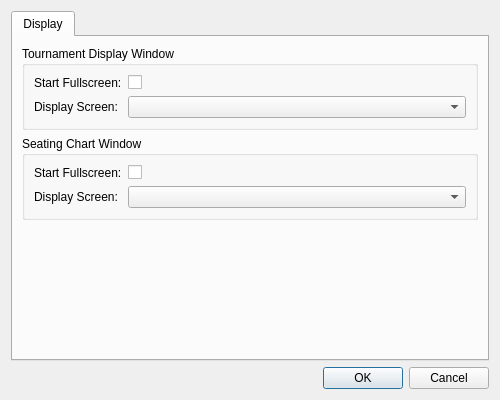
<?xml version="1.0" encoding="UTF-8"?>
<ui version="4.0">
 <class>TBSettingsDialog</class>
 <widget class="QDialog" name="TBSettingsDialog">
  <property name="geometry">
   <rect>
    <x>0</x>
    <y>0</y>
    <width>500</width>
    <height>400</height>
   </rect>
  </property>
  <property name="windowTitle">
   <string>Settings</string>
  </property>
  <layout class="QVBoxLayout" name="verticalLayout">
   <item>
    <widget class="QTabWidget" name="tabWidget">
     <property name="currentIndex">
      <number>0</number>
     </property>
     <widget class="QWidget" name="displayTab">
      <attribute name="title">
       <string>Display</string>
      </attribute>
      <layout class="QFormLayout" name="formLayout">
       <item row="0" column="0" colspan="2">
        <widget class="QGroupBox" name="tournamentDisplayGroup">
         <property name="title">
          <string>Tournament Display Window</string>
         </property>
         <layout class="QFormLayout" name="tournamentDisplayLayout">
          <item row="0" column="0">
           <widget class="QLabel" name="tournamentFullscreenLabel">
            <property name="text">
             <string>Start Fullscreen:</string>
            </property>
           </widget>
          </item>
          <item row="0" column="1">
           <widget class="QCheckBox" name="tournamentFullscreenCheckBox"/>
          </item>
          <item row="1" column="0">
           <widget class="QLabel" name="tournamentScreenLabel">
            <property name="text">
             <string>Display Screen:</string>
            </property>
           </widget>
          </item>
          <item row="1" column="1">
           <widget class="QComboBox" name="tournamentScreenComboBox"/>
          </item>
         </layout>
        </widget>
       </item>
       <item row="1" column="0" colspan="2">
        <widget class="QGroupBox" name="seatingChartGroup">
         <property name="title">
          <string>Seating Chart Window</string>
         </property>
         <layout class="QFormLayout" name="seatingChartLayout">
          <item row="0" column="0">
           <widget class="QLabel" name="seatingFullscreenLabel">
            <property name="text">
             <string>Start Fullscreen:</string>
            </property>
           </widget>
          </item>
          <item row="0" column="1">
           <widget class="QCheckBox" name="seatingFullscreenCheckBox"/>
          </item>
          <item row="1" column="0">
           <widget class="QLabel" name="seatingScreenLabel">
            <property name="text">
             <string>Display Screen:</string>
            </property>
           </widget>
          </item>
          <item row="1" column="1">
           <widget class="QComboBox" name="seatingScreenComboBox"/>
          </item>
         </layout>
        </widget>
       </item>
       <item row="2" column="0" colspan="2">
        <spacer name="verticalSpacer">
         <property name="orientation">
          <enum>Qt::Vertical</enum>
         </property>
         <property name="sizeHint" stdset="0">
          <size>
           <width>20</width>
           <height>40</height>
          </size>
         </property>
        </spacer>
       </item>
      </layout>
     </widget>
    </widget>
   </item>
   <item>
    <widget class="QDialogButtonBox" name="buttonBox">
     <property name="orientation">
      <enum>Qt::Horizontal</enum>
     </property>
     <property name="standardButtons">
      <set>QDialogButtonBox::Cancel|QDialogButtonBox::Ok</set>
     </property>
    </widget>
   </item>
  </layout>
 </widget>
 <resources/>
 <connections>
  <connection>
   <sender>buttonBox</sender>
   <signal>accepted()</signal>
   <receiver>TBSettingsDialog</receiver>
   <slot>accept()</slot>
   <hints>
    <hint type="sourcelabel">
     <x>248</x>
     <y>254</y>
    </hint>
    <hint type="destinationlabel">
     <x>157</x>
     <y>274</y>
    </hint>
   </hints>
  </connection>
  <connection>
   <sender>buttonBox</sender>
   <signal>rejected()</signal>
   <receiver>TBSettingsDialog</receiver>
   <slot>reject()</slot>
   <hints>
    <hint type="sourcelabel">
     <x>316</x>
     <y>260</y>
    </hint>
    <hint type="destinationlabel">
     <x>286</x>
     <y>274</y>
    </hint>
   </hints>
  </connection>
 </connections>
</ui>
